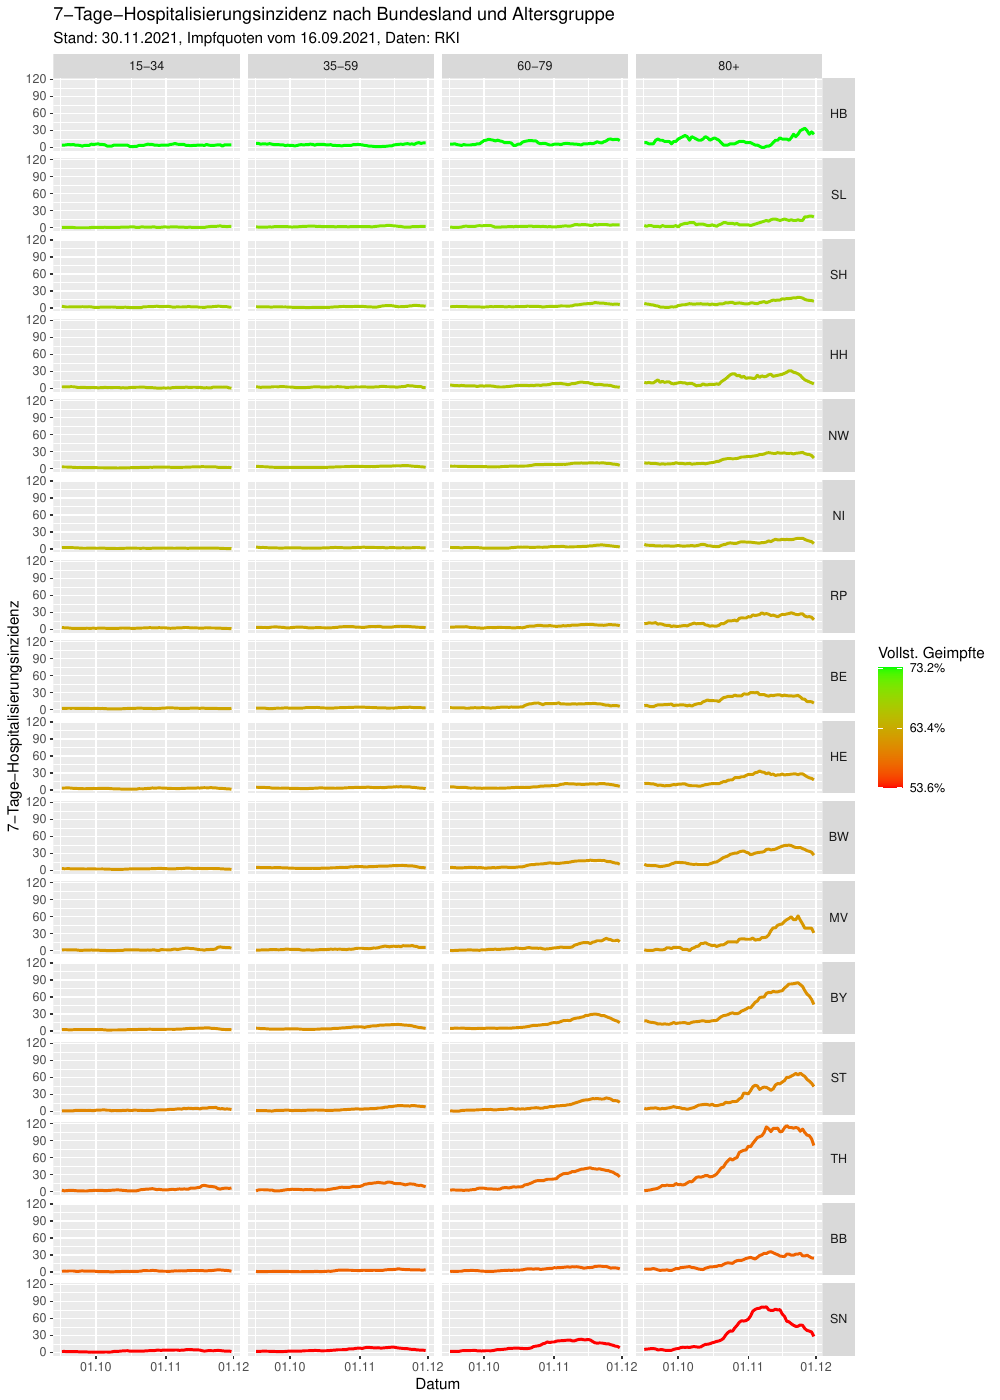

The R source for this figure:
require(data.table)
require(tidyverse)
require(RcppRoll)

bundeslaender <- c("Schleswig-Holstein" = 1, "Hamburg" = 2, "Niedersachsen" = 3,
                   "Bremen" = 4, "Nordrhein-Westfalen" = 5, "Hessen" = 6,
                   "Rheinland-Pfalz" = 7, "Baden-Württemberg" = 8, "Bayern" = 9,
                   "Saarland" = 10, "Berlin" = 11, "Brandenburg" = 12,
                   "Mecklenburg-Vorpommern" = 13, "Sachsen" = 14, 
                   "Sachsen-Anahalt" = 15, "Thüringen" = 16)

abbreviate_bl <- function(x) {
  case_when(x == "Nordrhein-Westfalen" ~ "NW",
            x == "Berlin" ~ "BE",
            x == "Bremen" ~ "HB",
            x == "Hamburg" ~ "HH",
            x == "Rheinland-Pfalz" ~ "RP",
            x == "Hessen" ~ "HE",
            x == "Niedersachsen" ~ "NI",
            x == "Sachsen" ~ "SN",
            x == "Thüringen" ~ "TH",
            x == "Schleswig-Holstein" ~ "SH",
            x == "Sachsen-Anhalt" ~ "ST",
            x == "Saarland" ~ "SL",
            x == "Brandenburg" ~ "BB",
            x == "Mecklenburg-Vorpommern" ~ "MV",
            x == "Bayern" ~ "BY",
            x == "Baden-Württemberg" ~ "BW")
}

# Gesamtbevölkerung der BL (GENESIS Datenbank, Stichtag 31.12.2020)
bev <- fread("data/12411-0010.csv", skip = 5, header = T, encoding = "Latin-1")
bev <- bev %>% 
  select(Bundesland = V1, Gesamtbevölkerung = `31.12.2020`) 


# Impfquoten vom 16.09.2021, vor der 4. Welle und erstes Bereitstellungsdatum
quoten <- fread("https://github.com/robert-koch-institut/COVID-19-Impfungen_in_Deutschland/raw/master/Archiv/2021-09-17_Deutschland_Impfquoten_COVID-19.csv", encoding = "UTF-8")
quoten <- quoten %>%
  filter(Bundesland != "Bundesressorts", Bundesland != "Deutschland") %>%
  select(-Datum, BundeslandId_Impfort)


# Inzidenzen (große Datei)
inz <- fread("https://github.com/robert-koch-institut/SARS-CoV-2_Infektionen_in_Deutschland/blob/master/Aktuell_Deutschland_SarsCov2_Infektionen.csv?raw=true", encoding = "UTF-8")
df_inz <- inz %>% 
  mutate(Bundesland = parse_integer(substr(IdLandkreis, 1, ifelse(IdLandkreis >= 10000, 2, 1)))) %>%
  mutate(Bundesland = names(bundeslaender)[Bundesland]) %>%
  arrange(Meldedatum) %>%
  group_by(Meldedatum, Bundesland) %>% 
  filter(NeuerFall != -1) %>%
  summarise(Sum_AnzahlFall = sum(AnzahlFall)) %>%
  group_by(Bundesland) %>%
  mutate(Faelle7Tage = roll_sum(Sum_AnzahlFall, n = 7, align = "right", fill = NA, na.rm = T)) %>%
  merge(x = ., y = quoten, by = "Bundesland") %>%
  merge(x = ., y = bev, by = "Bundesland") %>%
  mutate(Faelle7Tage_p100T = Faelle7Tage/Gesamtbevölkerung*100000) %>%
  filter(Meldedatum >= lubridate::ymd("20210901")) %>%
  mutate(Bundesland = abbreviate_bl(Bundesland))
  
# Bundesland als Faktor
df_inz$Bundesland <- as.factor(df_inz$Bundesland)
df_inz$Bundesland <- reorder(df_inz$Bundesland, -df_inz$Impfquote_gesamt_voll)
  
# Plot
pdf(paste0(format(lubridate::now(), "%Y%m%d"),"_impfquote_inzidenz.pdf"), width = 6, height = 14)
ggplot(df_inz) +
  geom_line(aes(x = Meldedatum, y = Faelle7Tage_p100T, col = Impfquote_gesamt_voll), size = 1) +
  scale_color_gradient(low = "red", high = "green", "Vollst. Geimpfte", breaks = seq(min(df_inz$Impfquote_gesamt_voll), max(df_inz$Impfquote_gesamt_voll), length.out = 3), labels = function(x) { paste0(x, "%") }) +
  scale_x_date(breaks = "1 month", date_labels = "%d.%m") +
  facet_grid(rows = vars(Bundesland)) +
  ylab("7-Tage-Inzidenz") +
  xlab("Datum") +
  ggtitle("7-Tage-Inzidenz nach Bundesland", subtitle = "Impfquoten vom 16.09.2021, Quelle: RKI") +
  theme(text = element_text(size = 11),
        strip.text.y = element_text(angle = 0))
dev.off()



# Hospitalisierungsraten (ausgewählte Altersgruppen)
hosp <- fread("https://raw.githubusercontent.com/robert-koch-institut/COVID-19-Hospitalisierungen_in_Deutschland/master/Aktuell_Deutschland_COVID-19-Hospitalisierungen.csv", encoding = "UTF-8")
df_hosp <- hosp %>%
  filter(Bundesland != "Bundesgebiet", Altersgruppe %in% c("15-34", "35-59", "60-79", "80+"), Datum >= lubridate::ymd("20210916")) %>%
  merge(x = ., y = quoten, by = "Bundesland") %>%
  mutate(Bundesland = abbreviate_bl(Bundesland))

# Bundesland als Faktor
df_hosp$Bundesland <- as.factor(df_hosp$Bundesland)
df_hosp$Bundesland <- reorder(df_hosp$Bundesland, -df_hosp$Impfquote_gesamt_voll)

# Plot
pdf(paste0(format(lubridate::now(), "%Y%m%d"),"_impfquote_hospitalisierung.pdf"), width = 10, height = 14)
ggplot(df_hosp) +
  geom_line(aes(x = Datum, y = `7T_Hospitalisierung_Inzidenz`, col = Impfquote_gesamt_voll), size = 1) +
  scale_color_gradient(low = "red", high = "green", "Vollst. Geimpfte", breaks = seq(min(df_hosp$Impfquote_gesamt_voll), max(df_hosp$Impfquote_gesamt_voll), length.out = 3), labels = function(x) { paste0(x, "%") }) +
  scale_x_date(breaks = "1 month", date_labels = "%d.%m") +
  facet_grid(rows = vars(Bundesland), cols = vars(Altersgruppe)) +
  ylab("7-Tage-Hospitalisierungsinzidenz") +
  xlab("Datum") +
  ggtitle("7-Tage-Hospitalisierungsinzidenz nach Bundesland und Altersgruppe", subtitle = "Impfquoten vom 16.09.2021, Quelle: RKI") +
  theme(text = element_text(size = 11),
        strip.text.y = element_text(angle = 0))
dev.off()




